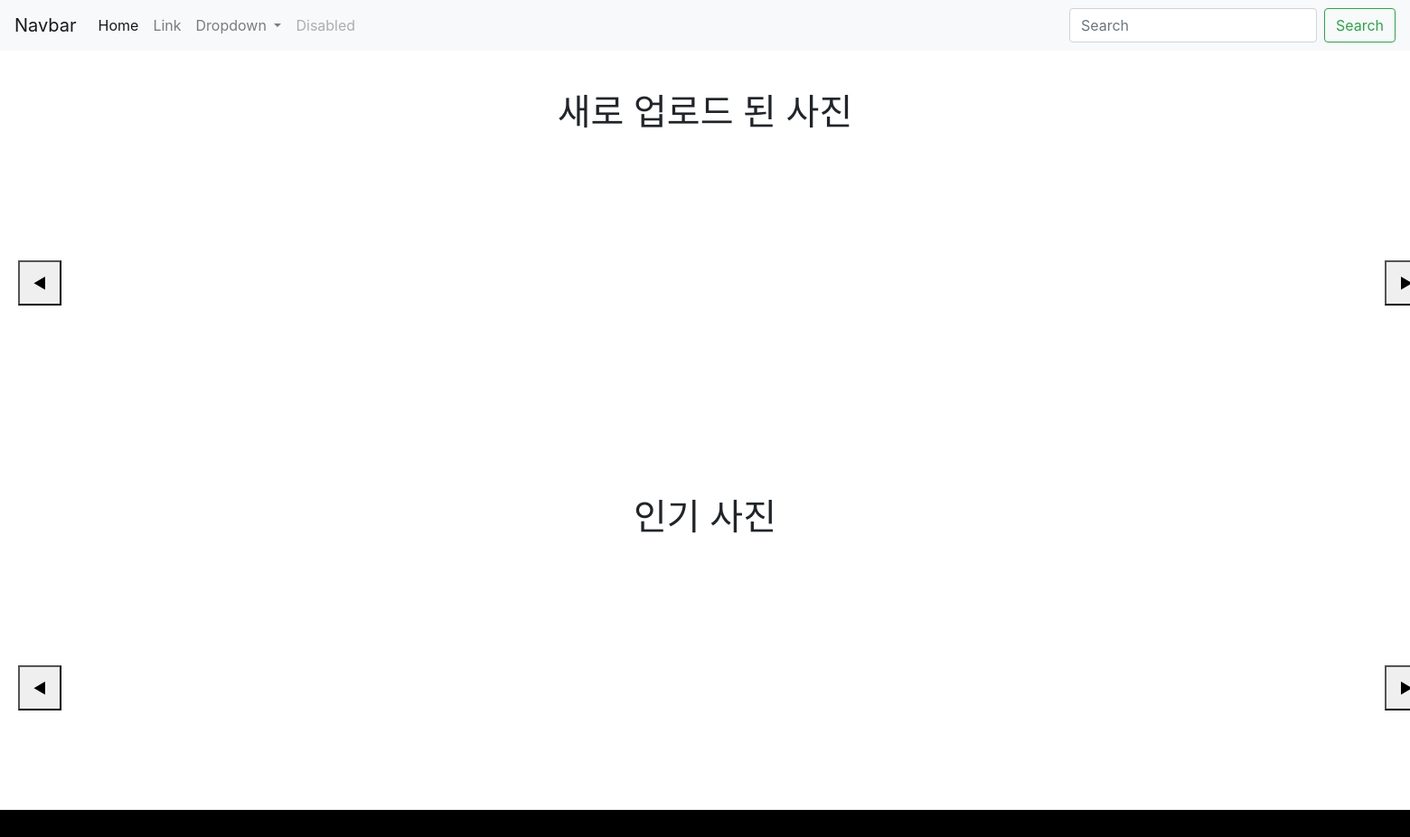
The page /display_image/ on the database as committed earlier.
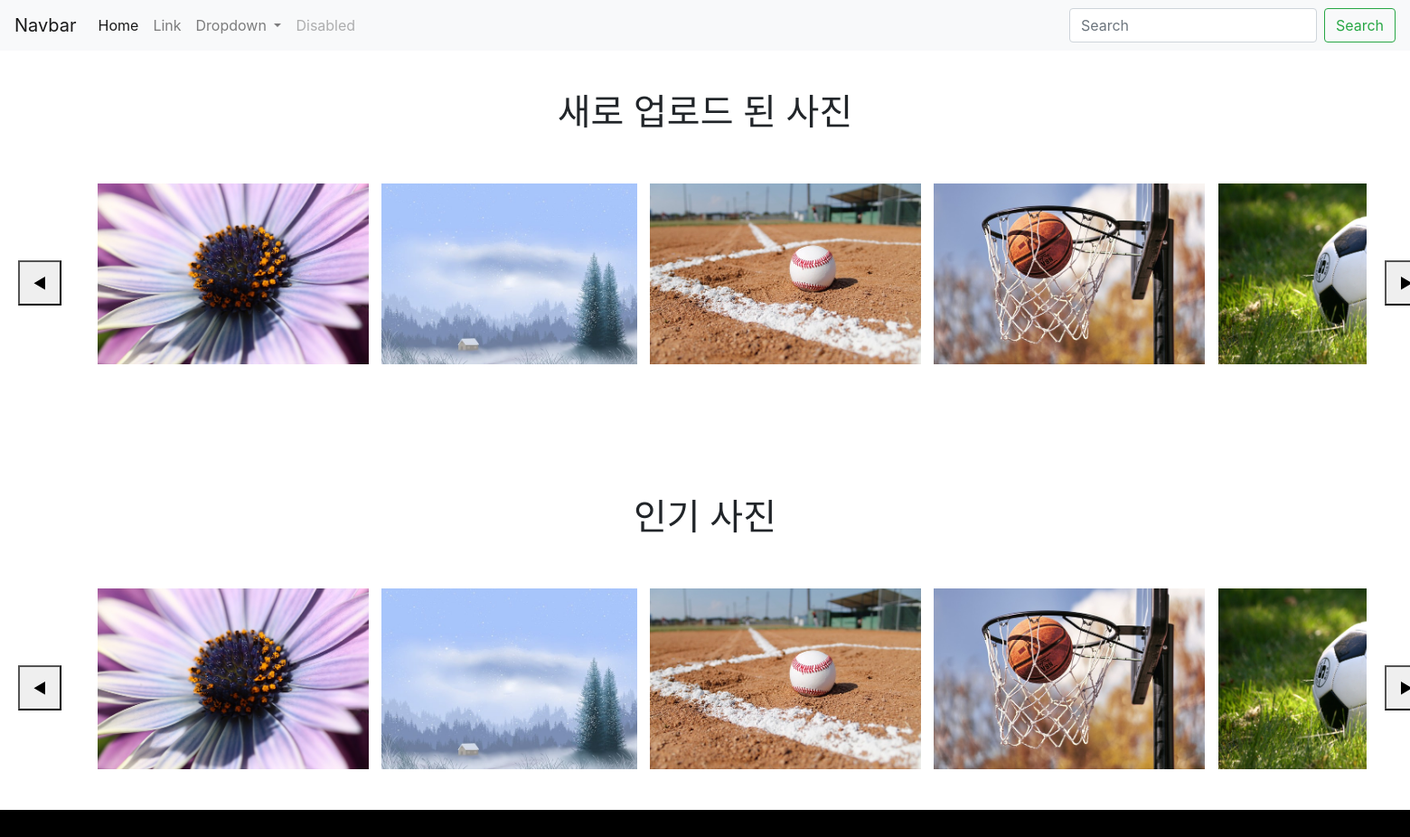
The same page on the database as committed later.
### apps/models.py (models this page shows, shortened)
class FileUpload(models.Model):
    title = models.TextField(max_length=40, null=True)
    imgfile = models.ImageField(null=True, upload_to="", blank=True)
    content = models.TextField()
    created_at = models.DateTimeField(auto_now_add=True)
    updated_at = models.DateTimeField(auto_now=True)

### apps/views.py (the view)
# urls.py: path('display_image/', views.display_image, name="display_image"),
def display_image(request):
    images = FileUpload.objects.all()
    context = {
            'A': 'A',
            'images' : images
    }
    return render(request, 'apps/display_image.html', context)

### templates/apps/display_image.html (shortened to what this page needs)
{% extends 'base.html' %}
{% block content %}
<h1 style="margin-top:100px;">새로 업로드 된 사진</h1>
<div style="display: flex; width: 1600px; margin: 0 auto; margin-top: 20px;">
    <button onclick="RightNew()" style="height: 50px; width: 50px; margin: 20px; margin-top: 120px;" >◀</button>
    <div id="new-image-display" style="height: 250px; width: 1500px; margin-top: 30px;  overflow: auto;  white-space: nowrap; margin-left: auto; margin-right: auto;" >
        {% for i in images %}
        <img src="{{ i.imgfile.url }}" alt="" style="height: 200px; margin: 5px">
        {% endfor %}
    </div>
    <button onclick="LeftNew()" style="height: 50px; width: 50px; margin: 20px; margin-top: 120px;" >▶</button>
</div>
<h1 style="margin-top:100px;">인기 사진</h1>
<div style="display: flex; width: 1600px; margin: 0 auto; margin-top: 20px;">
    <button onclick="RightHot()" style="height: 50px; width: 50px; margin: 20px; margin-top: 120px;" >◀</button>
    <div id="hot-image-display" style="height: 250px; width: 1500px; margin-top: 30px;  overflow: auto;  white-space: nowrap; margin-left: auto; margin-right: auto;" >
        {% for i in images %}
        <img src="{{ i.imgfile.url }}" alt="" style="height: 200px; margin: 5px">
        {% endfor %}
    </div>
    <button onclick="LeftHot()" style="height: 50px; width: 50px; margin: 20px; margin-top: 120px;" >▶</button>
</div>
{% endblock %}

### templates/base.html (shortened to what this page needs)
{% load static %}
<!DOCTYPE html>
<html lang="en">
<head>
    <link rel="stylesheet" href="{% static 'css/style.css' %}" type="text/css"/>
    <link rel="stylesheet" href="https://cdn.jsdelivr.net/npm/bootstrap@4.5.3/dist/css/bootstrap.min.css">
</head>
<body>
    <header>
        <nav class="navbar navbar-expand-lg navbar-light bg-light">
            <a class="navbar-brand" href="{% url 'apps:index' %}">Navbar</a>
            <div class="collapse navbar-collapse" id="navbarSupportedContent">
                <ul class="navbar-nav mr-auto">
                    <li class="nav-item active">
                        <a class="nav-link" href="#">Home <span class="sr-only">(current)</span></a>
                    </li>
                    <li class="nav-item">
                        <a class="nav-link" href="#">Link</a>
                    </li>
                    <li class="nav-item dropdown">
                        <a class="nav-link dropdown-toggle" href="#" id="navbarDropdown" role="button" data-toggle="dropdown" aria-haspopup="true" aria-expanded="false">
                            Dropdown
                        </a>
                    </li>
                    <li class="nav-item">
                        <a class="nav-link disabled" href="#" tabindex="-1" aria-disabled="true">Disabled</a>
                    </li>
                </ul>
                <form class="form-inline my-2 my-lg-0">
                    <input class="form-control mr-sm-2" type="search" placeholder="Search" aria-label="Search">
                    <button class="btn btn-outline-success my-2 my-sm-0" type="submit">Search</button>
                </form>
            </div>
        </nav>
    </header>
    <main style="margin-top: 60px;" >
        {% block content %}
        {% endblock %}
    </main>
    <footer>
    </footer>
</body>
</html>

### static/css/style.css (style rules this page uses)
header { position: fixed; top: 0; left: 0; right: 0; }
h1 { text-align: center; }
footer { height: 30px; background-color: black; }
body { flex-direction: column; justify-content: center; text-align: center; }

### templates/apps/display_image.html (style rules this page uses)
#new-image-display { -ms-overflow-style: none; }
#hot-image-display { -ms-overflow-style: none; }

Rows that differ between the two databases and show on the page:
added FileUpload: imgfile (picture)
added FileUpload: imgfile (picture)
added FileUpload: imgfile (picture)
added FileUpload: imgfile (picture)
added FileUpload: imgfile (picture)
